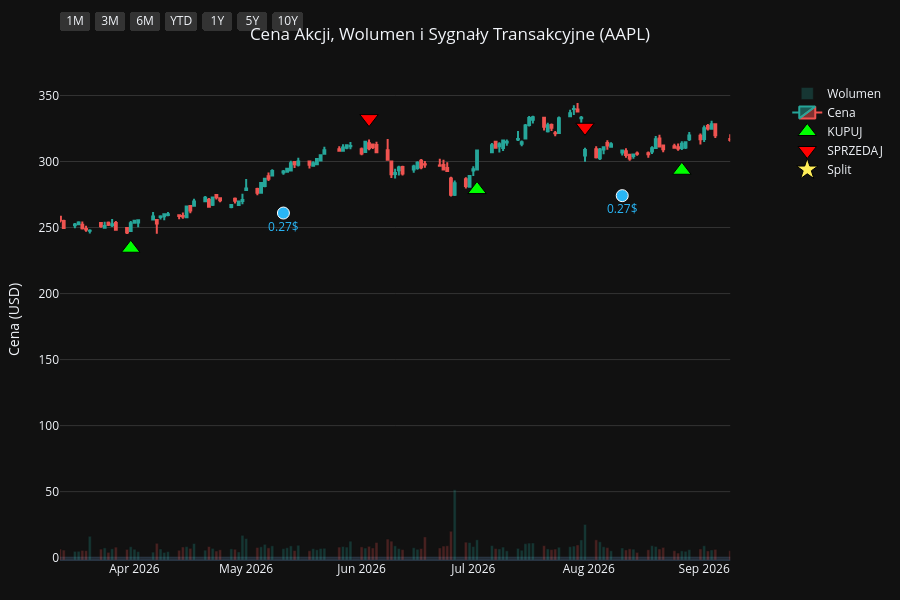
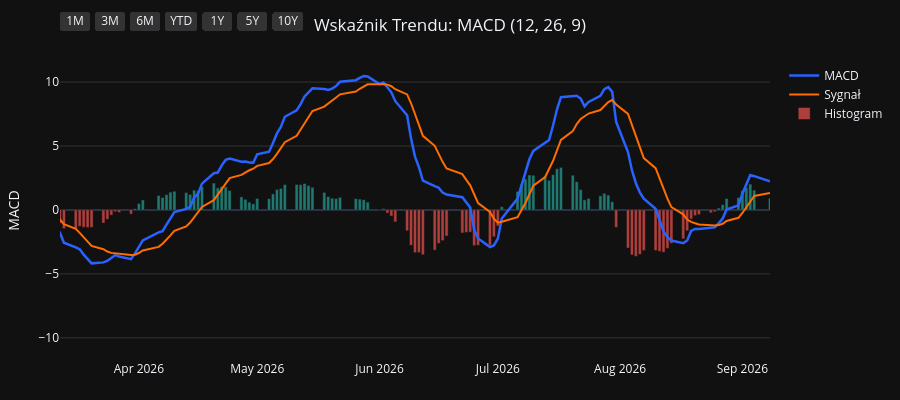
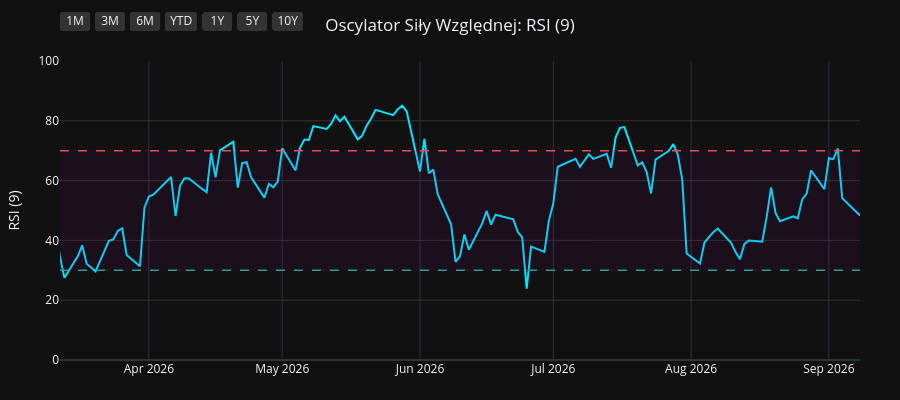
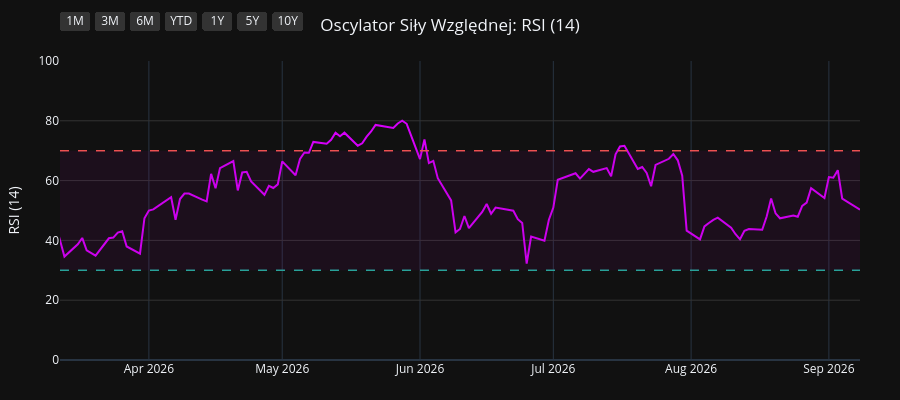

The cell these charts' notebook holds for them, in order:
### Code cell
import os
import yfinance as yf
import pandas as pd
import pandas_ta as ta
import plotly.graph_objects as go
from plotly.subplots import make_subplots

# 1. Pobranie i przygotowanie danych
symbol = os.environ.get("STOCK_TICKER", "").strip().upper()
if not symbol:
    raise RuntimeError("Set STOCK_TICKER before running price_extractor.ipynb")
df = yf.Ticker(symbol).history(period="10y")
df.index = df.index.tz_localize(None)

# Wskaźniki i sygnały
df.ta.macd(fast=12, slow=26, signal=9, append=True)
df.ta.rsi(length=9, append=True)
df.ta.rsi(length=14, append=True)
df.ta.rsi(length=21, append=True)
df.dropna(inplace=True)

macd = df['MACD_12_26_9']
signal = df['MACDs_12_26_9']
wczorajszy_macd = macd.shift(1)
wczorajszy_signal = signal.shift(1)

df['Decyzja'] = 'BRAK'
df.loc[(macd > signal) & (wczorajszy_macd <= wczorajszy_signal), 'Decyzja'] = 'KUPUJ'
df.loc[(macd < signal) & (wczorajszy_macd >= wczorajszy_signal), 'Decyzja'] = 'SPRZEDAJ'

df_kupuj = df[df['Decyzja'] == 'KUPUJ']
df_sprzedaj = df[df['Decyzja'] == 'SPRZEDAJ']
df_dywidendy = df[df['Dividends'] > 0]
df_splity = df[df['Stock Splits'] > 0]

# Wspólna konfiguracja osi X
konfiguracja_osi_x = dict(
    type="date",
    showspikes=True, spikemode="across", spikesnap="cursor", spikedash="dot", spikecolor="#ffffff", spikethickness=1, hoverformat="%Y-%m-%d",
    rangeselector=dict(
        buttons=list([
            dict(count=1, label="1M", step="month", stepmode="backward"),
            dict(count=3, label="3M", step="month", stepmode="backward"),
            dict(count=6, label="6M", step="month", stepmode="backward"),
            dict(count=1, label="YTD", step="year", stepmode="todate"),
            dict(count=1, label="1Y", step="year", stepmode="backward"),
            dict(count=5, label="5Y", step="year", stepmode="backward"),
            dict(step="all", label="10Y")
        ]),
        bgcolor="#333333", activecolor="#2962ff", x=0, y=1.1
    )
)

# ==========================================
# WYKRES 1: CENA + WOLUMEN + SYGNAŁY
# ==========================================
fig1 = make_subplots(specs=[[{"secondary_y": True}]])

kolory_wolumenu = ['#26a69a' if row['Close'] >= row['Open'] else '#ef5350' for index, row in df.iterrows()]
fig1.add_trace(go.Bar(x=df.index, y=df['Volume'], marker_color=kolory_wolumenu, opacity=0.25, name='Wolumen'), secondary_y=True)
fig1.add_trace(go.Candlestick(x=df.index, open=df['Open'], high=df['High'], low=df['Low'], close=df['Close'], name='Cena', increasing_line_color='#26a69a', decreasing_line_color='#ef5350'), secondary_y=False)
fig1.add_trace(go.Scatter(x=df_kupuj.index, y=df_kupuj['Low'] * 0.95, customdata=df_kupuj[['Low', 'High']], mode='markers', marker=dict(symbol='triangle-up', size=16, color='#00ff00', line=dict(width=1, color='black')), name='KUPUJ', hovertemplate='KUPUJ<br>Najniższa: %{customdata[0]:.2f}<br>Najwyższa: %{customdata[1]:.2f}<extra></extra>'), secondary_y=False)
fig1.add_trace(go.Scatter(x=df_sprzedaj.index, y=df_sprzedaj['High'] * 1.05, customdata=df_sprzedaj[['Low', 'High']], mode='markers', marker=dict(symbol='triangle-down', size=16, color='#ff0000', line=dict(width=1, color='black')), name='SPRZEDAJ', hovertemplate='SPRZEDAJ<br>Najniższa: %{customdata[0]:.2f}<br>Najwyższa: %{customdata[1]:.2f}<extra></extra>'), secondary_y=False)

if not df_dywidendy.empty:
    fig1.add_trace(go.Scatter(x=df_dywidendy.index, y=df_dywidendy['Low'] * 0.90, mode='markers+text', marker=dict(symbol='circle', size=12, color='#29b6f6', line=dict(width=1, color='white')), text=df_dywidendy['Dividends'].apply(lambda x: f"{x}$"), textposition="bottom center", name='Dywidenda', showlegend=False, hovertemplate='Dywidenda: %{text}<extra></extra>', textfont=dict(color="#29b6f6")), secondary_y=False)
if not df_splity.empty:
                    fig1.add_trace(go.Scatter(x=df_splity.index, y=df_splity['High'], mode='markers+text', marker=dict(symbol='star', size=16, color='#ffee58', line=dict(width=1, color='black')), text=df_splity['Stock Splits'].apply(lambda x: f"{x:g}:1" if x >= 1 else f"1:{1 / x:g}"), textposition="top center", name='Split', hovertemplate='%{text}<extra></extra>', textfont=dict(color="#ffee58")), secondary_y=False)

fig1.update_layout(title=dict(text=f"Cena Akcji, Wolumen i Sygnały Transakcyjne ({symbol})", x=0.5, xanchor='center'), dragmode='pan', xaxis_rangeslider_visible=False, template='plotly_dark', height=600, hovermode='x unified', margin=dict(l=60, r=40, t=60, b=40))
fig1.update_xaxes(**konfiguracja_osi_x)
fig1.update_xaxes(range=[df.index.max() - pd.Timedelta(days=180), df.index.max()])
fig1.update_yaxes(title_text="Cena (USD)", secondary_y=False, gridcolor='#333333')
fig1.update_yaxes(range=[0, df['Volume'].max() * 4], showgrid=False, showticklabels=False, secondary_y=True)
fig1.show(config={'scrollZoom': True})

# ==========================================
# WYKRES 2: WSKAŹNIK MACD
# ==========================================
fig2 = go.Figure()
fig2.add_trace(go.Scatter(x=df.index, y=df['MACD_12_26_9'], line=dict(color='#2962ff', width=2.5), name='MACD'))
fig2.add_trace(go.Scatter(x=df.index, y=df['MACDs_12_26_9'], line=dict(color='#ff6d00', width=2), name='Sygnał'))
kolory_macd = ['#26a69a' if val >= 0 else '#ef5350' for val in df['MACDh_12_26_9']]
fig2.add_trace(go.Bar(x=df.index, y=df['MACDh_12_26_9'], marker_color=kolory_macd, name='Histogram', opacity=0.7))
fig2.update_layout(title=dict(text="Wskaźnik Trendu: MACD (12, 26, 9)", x=0.5, xanchor='center'), dragmode='pan', xaxis_rangeslider_visible=False, template='plotly_dark', height=400, hovermode='x unified', margin=dict(l=60, r=40, t=60, b=40))
fig2.update_xaxes(**konfiguracja_osi_x)
fig2.update_xaxes(range=[df.index.max() - pd.Timedelta(days=180), df.index.max()])
fig2.update_yaxes(title_text="MACD", gridcolor='#333333')
fig2.show(config={'scrollZoom': True})

# ==========================================
# WYKRES 3: OSCYLATOR RSI (9)
# ==========================================
fig3 = go.Figure()
fig3.add_trace(go.Scatter(x=df.index, y=df['RSI_9'], line=dict(color='#00e5ff', width=2), name='RSI (9)'))
fig3.add_hline(y=70, line_dash="dash", line_color="#ef5350", line_width=1.5)
fig3.add_hline(y=30, line_dash="dash", line_color="#26a69a", line_width=1.5)
fig3.add_hrect(y0=30, y1=70, line_width=0, fillcolor="purple", opacity=0.1)
fig3.update_layout(title=dict(text="Oscylator Siły Względnej: RSI (9)", x=0.5, xanchor='center'), dragmode='pan', xaxis_rangeslider_visible=False, template='plotly_dark', height=400, hovermode='x unified', margin=dict(l=60, r=40, t=60, b=40))
fig3.update_xaxes(**konfiguracja_osi_x)
fig3.update_xaxes(range=[df.index.max() - pd.Timedelta(days=180), df.index.max()])
fig3.update_yaxes(title_text="RSI (9)", range=[0, 100], gridcolor='#333333')
fig3.show(config={'scrollZoom': True})

# ==========================================
# WYKRES 4: OSCYLATOR RSI (14)
# ==========================================
fig4 = go.Figure()
fig4.add_trace(go.Scatter(x=df.index, y=df['RSI_14'], line=dict(color='#d500f9', width=2), name='RSI (14)'))
fig4.add_hline(y=70, line_dash="dash", line_color="#ef5350", line_width=1.5)
fig4.add_hline(y=30, line_dash="dash", line_color="#26a69a", line_width=1.5)
fig4.add_hrect(y0=30, y1=70, line_width=0, fillcolor="purple", opacity=0.1)
fig4.update_layout(title=dict(text="Oscylator Siły Względnej: RSI (14)", x=0.5, xanchor='center'), dragmode='pan', xaxis_rangeslider_visible=False, template='plotly_dark', height=400, hovermode='x unified', margin=dict(l=60, r=40, t=60, b=40))
fig4.update_xaxes(**konfiguracja_osi_x)
fig4.update_xaxes(range=[df.index.max() - pd.Timedelta(days=180), df.index.max()])
fig4.update_yaxes(title_text="RSI (14)", range=[0, 100], gridcolor='#333333')
fig4.show(config={'scrollZoom': True})

# ==========================================
# WYKRES 5: OSCYLATOR RSI (21)
# ==========================================
fig5 = go.Figure()
fig5.add_trace(go.Scatter(x=df.index, y=df['RSI_21'], line=dict(color='#64dd17', width=2), name='RSI (21)'))
fig5.add_hline(y=70, line_dash="dash", line_color="#ef5350", line_width=1.5)
fig5.add_hline(y=30, line_dash="dash", line_color="#26a69a", line_width=1.5)
fig5.add_hrect(y0=30, y1=70, line_width=0, fillcolor="purple", opacity=0.1)
fig5.update_layout(title=dict(text="Oscylator Siły Względnej: RSI (21)", x=0.5, xanchor='center'), dragmode='pan', xaxis_rangeslider_visible=False, template='plotly_dark', height=400, hovermode='x unified', margin=dict(l=60, r=40, t=60, b=40))
fig5.update_xaxes(**konfiguracja_osi_x)
fig5.update_xaxes(range=[df.index.max() - pd.Timedelta(days=180), df.index.max()])
fig5.update_yaxes(title_text="RSI (21)", range=[0, 100], gridcolor='#333333')
fig5.show(config={'scrollZoom': True})

### Figure 1 — Plotly figure (JSON) as saved in the notebook; plotly's stock layout.template omitted (floating-point values rounded to 4 significant figures; data arrays with more than 128 entries replaced by an {"elided": "..."} marker saying what was removed)
{"data": [{"marker": {"color": {"elided": "2479 str values"}}, "name": "Wolumen", "opacity": 0.25, "type": "bar", "x": {"elided": "2479 str values"}, "xaxis": "x", "y": {"elided": "2479 int values"}, "yaxis": "y2"}, {"close": {"elided": "2479 float values"}, "decreasing": {"line": {"color": "#ef5350"}}, "high": {"elided": "2479 float values"}, "increasing": {"line": {"color": "#26a69a"}}, "low": {"elided": "2479 float values"}, "name": "Cena", "open": {"elided": "2479 float values"}, "type": "candlestick", "x": {"elided": "2479 str values"}, "xaxis": "x", "yaxis": "y"}, {"customdata": {"elided": "89x2 float values"}, "hovertemplate": "KUPUJ<br>Najniższa: %{customdata[0]:.2f}<br>Najwyższa: %{customdata[1]:.2f}<extra></extra>", "marker": {"color": "#00ff00", "line": {"color": "black", "width": 1}, "size": 16, "symbol": "triangle-up"}, "mode": "markers", "name": "KUPUJ", "type": "scatter", "x": ["2016-11-21T00:00:00", "2017-01-09T00:00:00", "2017-01-25T00:00:00", "2017-05-01T00:00:00", "2017-07-10T00:00:00", "2017-08-29T00:00:00", "2017-10-06T00:00:00", "2017-12-18T00:00:00", "2018-01-08T00:00:00", "2018-02-14T00:00:00", "2018-04-10T00:00:00", "2018-05-02T00:00:00", "2018-06-06T00:00:00", "2018-07-09T00:00:00", "2018-08-01T00:00:00", "2018-10-02T00:00:00", "2018-12-03T00:00:00", "2018-12-12T00:00:00", "2018-12-28T00:00:00", "2019-03-12T00:00:00", "2019-04-02T00:00:00", "2019-04-18T00:00:00", "2019-06-06T00:00:00", "2019-07-23T00:00:00", "2019-08-19T00:00:00", "2019-09-05T00:00:00", "2019-10-07T00:00:00", "2019-12-16T00:00:00", "2020-03-27T00:00:00", "2020-06-08T00:00:00", "2020-07-08T00:00:00", "2020-07-20T00:00:00", "2020-07-31T00:00:00", "2020-10-01T00:00:00", "2020-11-06T00:00:00", "2020-12-01T00:00:00", "2021-01-22T00:00:00", "2021-03-15T00:00:00", "2021-06-07T00:00:00", "2021-08-17T00:00:00", "2021-08-31T00:00:00", "2021-10-14T00:00:00", "2021-11-17T00:00:00", "2022-02-01T00:00:00", "2022-03-18T00:00:00", "2022-05-27T00:00:00", "2022-06-23T00:00:00", "2022-10-17T00:00:00", "2022-11-11T00:00:00", "2023-01-09T00:00:00", "2023-03-16T00:00:00", "2023-04-19T00:00:00", "2023-05-01T00:00:00", "2023-05-05T00:00:00", "2023-05-18T00:00:00", "2023-05-31T00:00:00", "2023-06-27T00:00:00", "2023-08-25T00:00:00", "2023-10-04T00:00:00", "2023-11-02T00:00:00", "2023-12-08T00:00:00", "2023-12-13T00:00:00", "2024-01-19T00:00:00", "2024-03-18T00:00:00", "2024-04-25T00:00:00", "2024-06-05T00:00:00", "2024-06-07T00:00:00", "2024-06-11T00:00:00", "2024-07-02T00:00:00", "2024-08-14T00:00:00", "2024-09-20T00:00:00", "2024-10-10T00:00:00", "2024-11-19T00:00:00", "2025-01-29T00:00:00", "2025-03-25T00:00:00", "2025-04-15T00:00:00", "2025-05-12T00:00:00", "2025-06-06T00:00:00", "2025-06-23T00:00:00", "2025-08-07T00:00:00", "2025-09-03T00:00:00", "2025-09-19T00:00:00", "2025-10-23T00:00:00", "2025-11-28T00:00:00", "2026-01-28T00:00:00", "2026-02-24T00:00:00", "2026-03-31T00:00:00", "2026-07-02T00:00:00", "2026-08-26T00:00:00"], "xaxis": "x", "y": [24.02, 25.75, 26.27, 31.79, 31.57, 35.37, 34.17, 38.8, 38.59, 36.29, 38.21, 38.72, 42.92, 42.34, 44.13, 50.86, 40.81, 38.06, 34.81, 40.57, 43.21, 45.81, 41.36, 47.06, 47.87, 48.21, 51.47, 63.32, 56.61, 75.2, 86.47, 88.28, 92.66, 106.6, 107.1, 110.7, 124.5, 111.2, 115.5, 138.1, 140.2, 131.1, 140.1, 159.9, 148.4, 135.2, 126.2, 130.7, 134.7, 121.2, 141.7, 154.7, 157.6, 159.6, 161.5, 165.5, 173.8, 164.8, 160.3, 164.5, 181.8, 182.9, 177.2, 163.1, 158.0, 183.4, 182.7, 182.2, 202.4, 207.0, 214.4, 214.0, 213.8, 220.7, 207.8, 188.6, 195.5, 191.0, 188.1, 204.8, 221.8, 227.4, 244.2, 261.5, 241.1, 253.9, 234.3, 278.8, 293.4], "yaxis": "y"}, {"customdata": {"elided": "88x2 float values"}, "hovertemplate": "SPRZEDAJ<br>Najniższa: %{customdata[0]:.2f}<br>Najwyższa: %{customdata[1]:.2f}<extra></extra>", "marker": {"color": "#ff0000", "line": {"color": "black", "width": 1}, "size": 16, "symbol": "triangle-down"}, "mode": "markers", "name": "SPRZEDAJ", "type": "scatter", "x": ["2017-01-03T00:00:00", "2017-01-24T00:00:00", "2017-02-27T00:00:00", "2017-05-22T00:00:00", "2017-08-21T00:00:00", "2017-09-06T00:00:00", "2017-11-16T00:00:00", "2017-12-26T00:00:00", "2018-01-24T00:00:00", "2018-03-19T00:00:00", "2018-04-20T00:00:00", "2018-05-25T00:00:00", "2018-06-08T00:00:00", "2018-07-30T00:00:00", "2018-09-07T00:00:00", "2018-10-08T00:00:00", "2018-12-10T00:00:00", "2018-12-20T00:00:00", "2019-03-06T00:00:00", "2019-03-28T00:00:00", "2019-04-15T00:00:00", "2019-04-26T00:00:00", "2019-07-17T00:00:00", "2019-08-02T00:00:00", "2019-08-27T00:00:00", "2019-09-24T00:00:00", "2019-11-20T00:00:00", "2020-01-24T00:00:00", "2020-05-27T00:00:00", "2020-06-29T00:00:00", "2020-07-17T00:00:00", "2020-07-21T00:00:00", "2020-09-03T00:00:00", "2020-10-21T00:00:00", "2020-11-23T00:00:00", "2021-01-05T00:00:00", "2021-02-01T00:00:00", "2021-04-29T00:00:00", "2021-07-21T00:00:00", "2021-08-18T00:00:00", "2021-09-10T00:00:00", "2021-11-10T00:00:00", "2021-12-17T00:00:00", "2022-02-17T00:00:00", "2022-04-08T00:00:00", "2022-06-13T00:00:00", "2022-08-22T00:00:00", "2022-11-04T00:00:00", "2022-11-29T00:00:00", "2023-02-21T00:00:00", "2023-04-11T00:00:00", "2023-04-20T00:00:00", "2023-05-02T00:00:00", "2023-05-16T00:00:00", "2023-05-22T00:00:00", "2023-06-26T00:00:00", "2023-07-10T00:00:00", "2023-09-11T00:00:00", "2023-10-20T00:00:00", "2023-11-30T00:00:00", "2023-12-11T00:00:00", "2023-12-19T00:00:00", "2024-01-31T00:00:00", "2024-04-19T00:00:00", "2024-05-29T00:00:00", "2024-06-06T00:00:00", "2024-06-10T00:00:00", "2024-06-25T00:00:00", "2024-07-18T00:00:00", "2024-09-04T00:00:00", "2024-10-07T00:00:00", "2024-10-25T00:00:00", "2024-12-30T00:00:00", "2025-03-03T00:00:00", "2025-04-03T00:00:00", "2025-05-08T00:00:00", "2025-05-22T00:00:00", "2025-06-11T00:00:00", "2025-07-29T00:00:00", "2025-08-25T00:00:00", "2025-09-10T00:00:00", "2025-10-07T00:00:00", "2025-11-07T00:00:00", "2025-12-08T00:00:00", "2026-02-13T00:00:00", "2026-03-02T00:00:00", "2026-06-03T00:00:00", "2026-07-31T00:00:00"], "xaxis": "x", "y": [28.08, 28.99, 33.32, 37.62, 38.58, 39.83, 42.15, 42.05, 43.48, 43.7, 42.16, 46.88, 47.46, 47.51, 55.9, 55.76, 42.34, 40.35, 43.87, 47.39, 49.96, 51.25, 51.47, 51.8, 52.53, 56.05, 67.23, 81.69, 80.93, 91.97, 98.68, 100.8, 131.1, 120.8, 119.9, 134.3, 138.0, 139.9, 149.4, 154.4, 159.2, 154.0, 177.9, 176.5, 176.4, 139.0, 174.9, 147.2, 149.4, 156.3, 167.7, 173.4, 176.0, 179.1, 180.8, 194.6, 196.6, 186.8, 181.7, 197.4, 200.7, 204.3, 194.1, 172.8, 200.0, 204.4, 205.2, 219.9, 239.7, 230.9, 235.0, 242.8, 264.3, 254.7, 216.5, 208.8, 211.9, 213.7, 224.5, 239.9, 243.1, 269.3, 284.9, 292.9, 274.9, 279.4, 332.5, 325.9], "yaxis": "y"}, {"hovertemplate": "Dywidenda: %{text}<extra></extra>", "marker": {"color": "#29b6f6", "line": {"color": "white", "width": 1}, "size": 12, "symbol": "circle"}, "mode": "markers+text", "name": "Dywidenda", "showlegend": false, "text": ["0.1425$", "0.1425$", "0.1575$", "0.1575$", "0.1575$", "0.1575$", "0.1825$", "0.1825$", "0.1825$", "0.1825$", "0.1925$", "0.1925$", "0.1925$", "0.1925$", "0.205$", "0.205$", "0.205$", "0.205$", "0.22$", "0.22$", "0.22$", "0.22$", "0.23$", "0.23$", "0.23$", "0.23$", "0.24$", "0.24$", "0.24$", "0.24$", "0.25$", "0.25$", "0.25$", "0.25$", "0.26$", "0.26$", "0.26$", "0.26$", "0.27$", "0.27$"], "textfont": {"color": "#29b6f6"}, "textposition": "bottom center", "type": "scatter", "x": ["2016-11-03T00:00:00", "2017-02-09T00:00:00", "2017-05-11T00:00:00", "2017-08-10T00:00:00", "2017-11-10T00:00:00", "2018-02-09T00:00:00", "2018-05-11T00:00:00", "2018-08-10T00:00:00", "2018-11-08T00:00:00", "2019-02-08T00:00:00", "2019-05-10T00:00:00", "2019-08-09T00:00:00", "2019-11-07T00:00:00", "2020-02-07T00:00:00", "2020-05-08T00:00:00", "2020-08-07T00:00:00", "2020-11-06T00:00:00", "2021-02-05T00:00:00", "2021-05-07T00:00:00", "2021-08-06T00:00:00", "2021-11-05T00:00:00", "2022-02-04T00:00:00", "2022-05-06T00:00:00", "2022-08-05T00:00:00", "2022-11-04T00:00:00", "2023-02-10T00:00:00", "2023-05-12T00:00:00", "2023-08-11T00:00:00", "2023-11-10T00:00:00", "2024-02-09T00:00:00", "2024-05-10T00:00:00", "2024-08-12T00:00:00", "2024-11-08T00:00:00", "2025-02-10T00:00:00", "2025-05-12T00:00:00", "2025-08-11T00:00:00", "2025-11-10T00:00:00", "2026-02-09T00:00:00", "2026-05-11T00:00:00", "2026-08-10T00:00:00"], "xaxis": "x", "y": [22.66, 27.24, 31.78, 32.39, 36.63, 31.71, 39.72, 43.94, 44.11, 36.09, 41.46, 43.03, 55.9, 69.03, 66.23, 96.2, 101.5, 118.9, 113.5, 127.8, 131.9, 150.2, 135.9, 143.9, 118.8, 132.1, 151.6, 156.8, 163.2, 167.4, 162.4, 192.4, 202.3, 203.2, 185.2, 201.5, 240.1, 244.1, 261.0, 274.1], "yaxis": "y"}, {"hovertemplate": "%{text}<extra></extra>", "marker": {"color": "#ffee58", "line": {"color": "black", "width": 1}, "size": 16, "symbol": "star"}, "mode": "markers+text", "name": "Split", "text": ["4:1"], "textfont": {"color": "#ffee58"}, "textposition": "top center", "type": "scatter", "x": ["2020-08-31T00:00:00"], "xaxis": "x", "y": [127.0], "yaxis": "y"}], "layout": {"dragmode": "pan", "height": 600, "hovermode": "x unified", "margin": {"b": 40, "l": 60, "r": 40, "t": 60}, "title": {"text": "Cena Akcji, Wolumen i Sygnały Transakcyjne (AAPL)", "x": 0.5, "xanchor": "center"}, "xaxis": {"anchor": "y", "domain": [0.0, 0.94], "hoverformat": "%Y-%m-%d", "range": ["2026-03-12T00:00:00", "2026-09-08T00:00:00"], "rangeselector": {"activecolor": "#2962ff", "bgcolor": "#333333", "buttons": [{"count": 1, "label": "1M", "step": "month", "stepmode": "backward"}, {"count": 3, "label": "3M", "step": "month", "stepmode": "backward"}, {"count": 6, "label": "6M", "step": "month", "stepmode": "backward"}, {"count": 1, "label": "YTD", "step": "year", "stepmode": "todate"}, {"count": 1, "label": "1Y", "step": "year", "stepmode": "backward"}, {"count": 5, "label": "5Y", "step": "year", "stepmode": "backward"}, {"label": "10Y", "step": "all"}], "x": 0, "y": 1.1}, "rangeslider": {"visible": false}, "showspikes": true, "spikecolor": "#ffffff", "spikedash": "dot", "spikemode": "across", "spikesnap": "cursor", "spikethickness": 1, "type": "date"}, "yaxis": {"anchor": "x", "domain": [0.0, 1.0], "gridcolor": "#333333", "title": {"text": "Cena (USD)"}}, "yaxis2": {"anchor": "x", "overlaying": "y", "range": [0, 1791760000], "showgrid": false, "showticklabels": false, "side": "right"}}}

### Figure 2 — Plotly figure (JSON) as saved in the notebook; plotly's stock layout.template omitted (floating-point values rounded to 4 significant figures; data arrays with more than 128 entries replaced by an {"elided": "..."} marker saying what was removed)
{"data": [{"line": {"color": "#2962ff", "width": 2.5}, "name": "MACD", "type": "scatter", "x": {"elided": "2479 str values"}, "y": {"elided": "2479 float values"}}, {"line": {"color": "#ff6d00", "width": 2}, "name": "Sygnał", "type": "scatter", "x": {"elided": "2479 str values"}, "y": {"elided": "2479 float values"}}, {"marker": {"color": {"elided": "2479 str values"}}, "name": "Histogram", "opacity": 0.7, "type": "bar", "x": {"elided": "2479 str values"}, "y": {"elided": "2479 float values"}}], "layout": {"dragmode": "pan", "height": 400, "hovermode": "x unified", "margin": {"b": 40, "l": 60, "r": 40, "t": 60}, "title": {"text": "Wskaźnik Trendu: MACD (12, 26, 9)", "x": 0.5, "xanchor": "center"}, "xaxis": {"hoverformat": "%Y-%m-%d", "range": ["2026-03-12T00:00:00", "2026-09-08T00:00:00"], "rangeselector": {"activecolor": "#2962ff", "bgcolor": "#333333", "buttons": [{"count": 1, "label": "1M", "step": "month", "stepmode": "backward"}, {"count": 3, "label": "3M", "step": "month", "stepmode": "backward"}, {"count": 6, "label": "6M", "step": "month", "stepmode": "backward"}, {"count": 1, "label": "YTD", "step": "year", "stepmode": "todate"}, {"count": 1, "label": "1Y", "step": "year", "stepmode": "backward"}, {"count": 5, "label": "5Y", "step": "year", "stepmode": "backward"}, {"label": "10Y", "step": "all"}], "x": 0, "y": 1.1}, "rangeslider": {"visible": false}, "showspikes": true, "spikecolor": "#ffffff", "spikedash": "dot", "spikemode": "across", "spikesnap": "cursor", "spikethickness": 1, "type": "date"}, "yaxis": {"gridcolor": "#333333", "title": {"text": "MACD"}}}}

### Figure 3 — Plotly figure (JSON) as saved in the notebook; plotly's stock layout.template omitted (floating-point values rounded to 4 significant figures; data arrays with more than 128 entries replaced by an {"elided": "..."} marker saying what was removed)
{"data": [{"line": {"color": "#00e5ff", "width": 2}, "name": "RSI (9)", "type": "scatter", "x": {"elided": "2479 str values"}, "y": {"elided": "2479 float values"}}], "layout": {"dragmode": "pan", "height": 400, "hovermode": "x unified", "margin": {"b": 40, "l": 60, "r": 40, "t": 60}, "shapes": [{"line": {"color": "#ef5350", "dash": "dash", "width": 1.5}, "type": "line", "x0": 0, "x1": 1, "xref": "x domain", "y0": 70, "y1": 70, "yref": "y"}, {"line": {"color": "#26a69a", "dash": "dash", "width": 1.5}, "type": "line", "x0": 0, "x1": 1, "xref": "x domain", "y0": 30, "y1": 30, "yref": "y"}, {"fillcolor": "purple", "line": {"width": 0}, "opacity": 0.1, "type": "rect", "x0": 0, "x1": 1, "xref": "x domain", "y0": 30, "y1": 70, "yref": "y"}], "title": {"text": "Oscylator Siły Względnej: RSI (9)", "x": 0.5, "xanchor": "center"}, "xaxis": {"hoverformat": "%Y-%m-%d", "range": ["2026-03-12T00:00:00", "2026-09-08T00:00:00"], "rangeselector": {"activecolor": "#2962ff", "bgcolor": "#333333", "buttons": [{"count": 1, "label": "1M", "step": "month", "stepmode": "backward"}, {"count": 3, "label": "3M", "step": "month", "stepmode": "backward"}, {"count": 6, "label": "6M", "step": "month", "stepmode": "backward"}, {"count": 1, "label": "YTD", "step": "year", "stepmode": "todate"}, {"count": 1, "label": "1Y", "step": "year", "stepmode": "backward"}, {"count": 5, "label": "5Y", "step": "year", "stepmode": "backward"}, {"label": "10Y", "step": "all"}], "x": 0, "y": 1.1}, "rangeslider": {"visible": false}, "showspikes": true, "spikecolor": "#ffffff", "spikedash": "dot", "spikemode": "across", "spikesnap": "cursor", "spikethickness": 1, "type": "date"}, "yaxis": {"gridcolor": "#333333", "range": [0, 100], "title": {"text": "RSI (9)"}}}}

### Figure 4 — Plotly figure (JSON) as saved in the notebook; plotly's stock layout.template omitted (floating-point values rounded to 4 significant figures; data arrays with more than 128 entries replaced by an {"elided": "..."} marker saying what was removed)
{"data": [{"line": {"color": "#d500f9", "width": 2}, "name": "RSI (14)", "type": "scatter", "x": {"elided": "2479 str values"}, "y": {"elided": "2479 float values"}}], "layout": {"dragmode": "pan", "height": 400, "hovermode": "x unified", "margin": {"b": 40, "l": 60, "r": 40, "t": 60}, "shapes": [{"line": {"color": "#ef5350", "dash": "dash", "width": 1.5}, "type": "line", "x0": 0, "x1": 1, "xref": "x domain", "y0": 70, "y1": 70, "yref": "y"}, {"line": {"color": "#26a69a", "dash": "dash", "width": 1.5}, "type": "line", "x0": 0, "x1": 1, "xref": "x domain", "y0": 30, "y1": 30, "yref": "y"}, {"fillcolor": "purple", "line": {"width": 0}, "opacity": 0.1, "type": "rect", "x0": 0, "x1": 1, "xref": "x domain", "y0": 30, "y1": 70, "yref": "y"}], "title": {"text": "Oscylator Siły Względnej: RSI (14)", "x": 0.5, "xanchor": "center"}, "xaxis": {"hoverformat": "%Y-%m-%d", "range": ["2026-03-12T00:00:00", "2026-09-08T00:00:00"], "rangeselector": {"activecolor": "#2962ff", "bgcolor": "#333333", "buttons": [{"count": 1, "label": "1M", "step": "month", "stepmode": "backward"}, {"count": 3, "label": "3M", "step": "month", "stepmode": "backward"}, {"count": 6, "label": "6M", "step": "month", "stepmode": "backward"}, {"count": 1, "label": "YTD", "step": "year", "stepmode": "todate"}, {"count": 1, "label": "1Y", "step": "year", "stepmode": "backward"}, {"count": 5, "label": "5Y", "step": "year", "stepmode": "backward"}, {"label": "10Y", "step": "all"}], "x": 0, "y": 1.1}, "rangeslider": {"visible": false}, "showspikes": true, "spikecolor": "#ffffff", "spikedash": "dot", "spikemode": "across", "spikesnap": "cursor", "spikethickness": 1, "type": "date"}, "yaxis": {"gridcolor": "#333333", "range": [0, 100], "title": {"text": "RSI (14)"}}}}
